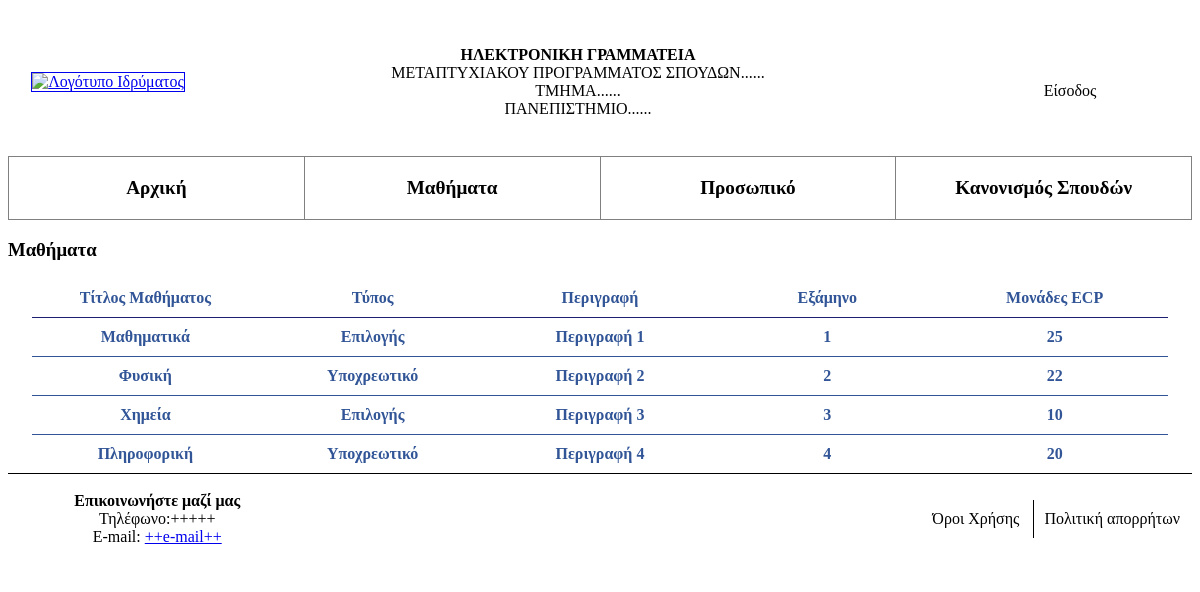
/courses.php, run on the app's committed database.
### tables this page shows
CREATE TABLE IF NOT EXISTS `courses` (
  `course_id` int(11) NOT NULL,
  `title` varchar(15) NOT NULL,
  `type` varchar(20) NOT NULL,
  `description` varchar(70) NOT NULL,
  `semester` enum('1','2','3','4') NOT NULL,
  `ecp` int(2) NOT NULL,
  `user_tc` int(10) NOT NULL,
  UNIQUE KEY `course_id` (`course_id`,`user_tc`) USING BTREE,
  KEY `use_tc` (`user_tc`) USING BTREE
);

### courses.php (the view, shortened to what this page needs)
<!DOCTYPE html>
<html>
<head>
<link rel="stylesheet" href="./style.css">
</head>
<?php
include "header.php";
include "menu.php";
?>
<h3>Μαθήματα</h3>
	<table width= "96%" border= "1px solid black"  class= "table-info">
	    <tr><th>Τίτλος Μαθήματος</th>
            <th>Τύπος</th>
            <th>Περιγραφή</th>
            <th>Εξάμηνο</th>
			<th>Μονάδες ECP</th></tr>
	<?php
		$results = mysqli_query($con, "SELECT * FROM courses");
		while($row = mysqli_fetch_array($results)):;
		?>
	            <tr>
                <td><?php echo $row['title'];?></td>
                <td><?php echo $row['type'];?></td>
                <td><?php echo $row['description'];?></td>
                <td><?php echo $row['semester'];?></td>
                <td><?php echo $row['ecp'];?></td>
            </tr>
	<?php endwhile;?>
	</table>
<?php
include "footer.php";
?>
</html>

### style.css (style rules this page uses)
.table-info { margin-left:auto; margin-right:auto; border-collapse:collapse; color: #315597; border-style: hidden; table-layout:fixed; }
.table-info td { font-weight: bold; text-align: center; border: 1px solid #315597; border-left: hidden; padding: 10px 10px; white-space: nowrap; margin: 20px; }
.table-info th { font-weight: bold; text-align: center; border: 1px solid #1d1e72; border-left: hidden; padding: 10px 10px; }

### data on the page
courses: title "Μαθηματικά", type "Επιλογής", description "Περιγραφή 1", semester "1", ecp "25"
courses: title "Φυσική", type "Υποχρεωτικό", description "Περιγραφή 2", semester "2", ecp "22"
courses: title "Χημεία", type "Επιλογής", description "Περιγραφή 3", semester "3", ecp "10"
courses: title "Πληροφορική", type "Υποχρεωτικό", description "Περιγραφή 4", semester "4", ecp "20"

### other printed values
$user_option "Είσοδος"
